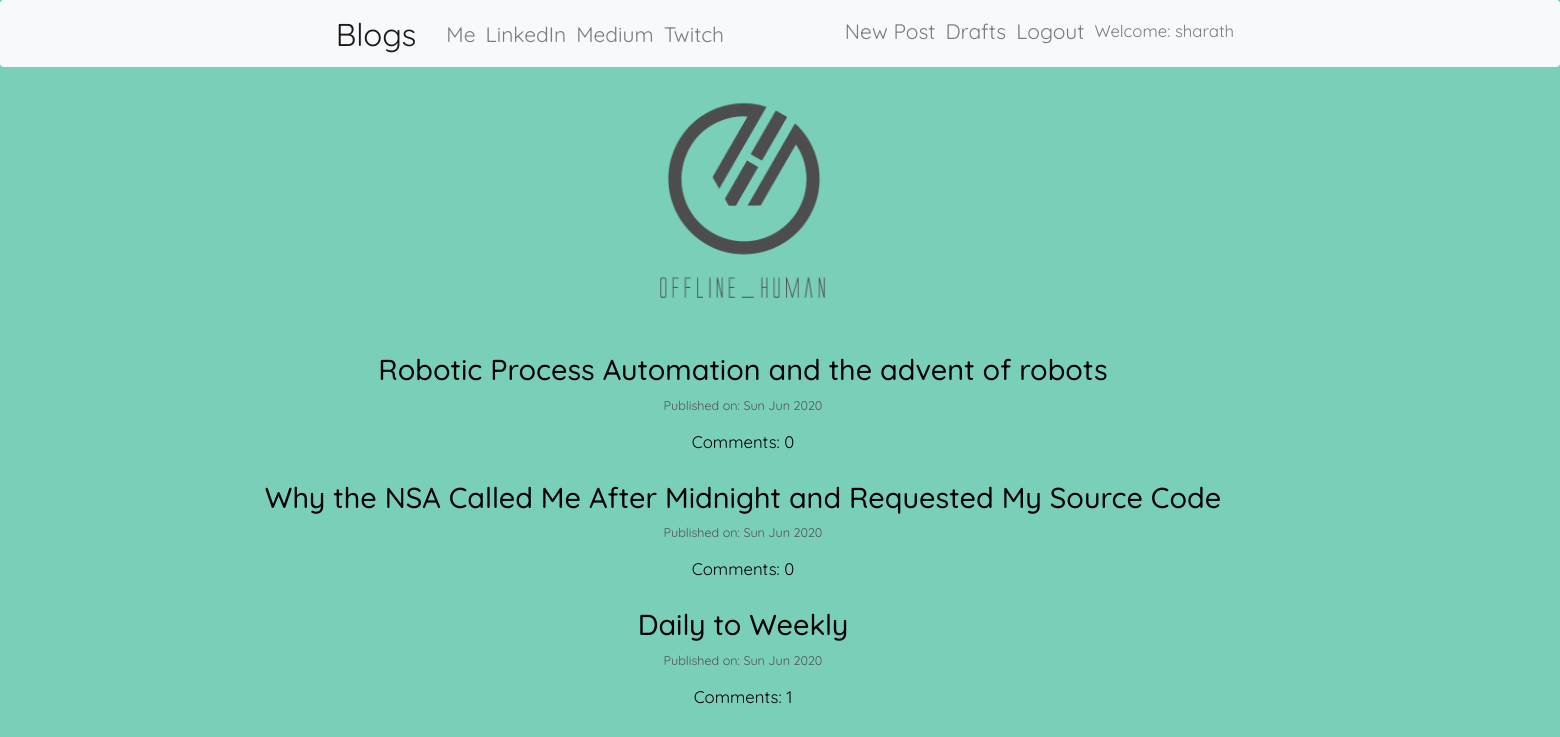
The app's page / (signed in) with its own data.
### blog/models.py (models this page shows, shortened)
class Post(models.Model):
    author = models.ForeignKey('auth.User',on_delete = models.CASCADE)
    title = models.CharField(max_length=200)
    text = models.TextField()
    create_date = models.DateTimeField(default=timezone.now)
    published_date = models.DateTimeField(blank=True,null=True)
    def approve_comments(self):
        return self.comments.filter(approved_comment=True)

### blog/views.py (the view)
# urls.py: url(r'^$',views.PostListView.as_view(),name='post_list'),
class PostListView(ListView):
    model = Post
    def get_queryset(self):
        return Post.objects.filter(published_date__lte=timezone.now()).order_by('-published_date')

### blog/templates/blog/post_list.html
{% extends 'blog/base.html' %}
{% block content %}
<div class="pos">
  <img src="static/images/Black-LogoPNG.png" alt="img" height="250" width="250" >
</div>
<div class="centerstage">
  {% for post in post_list %}
    <div class="post">
      <h1> <a id=myc href="{% url 'post_detail' pk=post.pk %}">{{post.title}}</a> </h1>
      <div class="date" id=myp>
        <p>Published on: {{post.published_date|date:"D M Y"}} </p>
      </div>
        <a id=myc href="{% url 'post_detail' pk=post.pk%}">Comments: {{post.approve_comments.count}}</a>
    </div>
  {% endfor %}
</div>
{% endblock %}

### blog/templates/blog/base.html (shortened to what this page needs)
<!DOCTYPE html>
{% load static %}
<html lang="en" dir="ltr">
  <head>
    <link rel="stylesheet" href="https://stackpath.bootstrapcdn.com/bootstrap/4.5.0/css/bootstrap.min.css">
      <link href="https://maxcdn.bootstrapcdn.com/font-awesome/4.7.0/css/font-awesome.min.css" rel="stylesheet">
      <link rel="stylesheet" href="https://maxcdn.bootstrapcdn.com/bootstrap/3.4.1/css/bootstrap.min.css">
      <link rel="stylesheet" href="//cdn.jsdelivr.net/medium-editor/latest/css/medium-editor.min.css" type="text/css" media="screen" charset="utf-8">
    <link rel="stylesheet" href="{% static 'css/blog.css' %}">
  </head>
  <body>
      <nav class="navbar navbar-expand-lg navbar-light bg-light techfont custom-navbar">
        <div class="container">
          <ul class="navbar-nav">
            <li>
              <a class="navbar-brand bigbrand" href="{% url 'post_list' %}">Blogs</a>
            </li>
            <li>
              <a class="nav-link" href="{% url 'about' %}">Me</a>
            </li>
            <li>
              <a class="nav-link" href="https://www.linkedin.com/in/sharathravi/">LinkedIn</a>
            </li>
            <li>
              <a class="nav-link" href="https://medium.com/@sharath.ravi">Medium</a>
            </li>
            <li>
              <a class="nav-link" href="https://www.twitch.tv/playbull007">Twitch</a>
            </li>
          </ul>
          <ul class="navbar-nav navbar-right">
            {% if user.is_authenticated %}
            <li>
              <a class="nav-link" href="{% url 'post_new' %}">New Post</a>
            </li>
            <li>
              <a class="nav-link" href="{% url 'post_draft_list' %}">Drafts</a>
            </li>
            <li>
              <a class="nav-link" href="{% url 'logout' %}">Logout</a>
            </li>
            <li>
              <a class="nav-link welcome">Welcome: {{user.username}}</a>
            </li>
              {% else %}
              <li>
                <a class="nav-link" href="{% url 'login' %}">
                  <span class='glyphicon glyphicon-sunglasses'></span>
                </a>
              </li>
            {% endif %}
          </ul>
      </div>
    </nav>
    <div class="content container techfont">
      <div class="rowo">
        <div class="col-md-8">
          <div class="blog_posts">
            {% block content %}
            {% endblock%}
          </div>
        </div>
      </div>
    </div>
</body>
</html>

### blog/static/css/blog.css (style rules this page uses)
#myc { color: #000000; font-size:0.8em; }
#myp { color: #525252; font-size:0.6em; }
.pos { text-align: center; }
.rowo { margin: auto; width: 140%; text-align: center; }
.techfont { font-family: 'Quicksand', sans-serif; font-size: 1.5em; margin-bottom: 10px; }
.bigbrand { font-size: 1.5em; }
.welcome { font-family: 'Quicksand', sans-serif; font-size: 0.8em; margin-bottom: 5px; }
.centerstage { margin-left: auto; margin-right: auto; margin-bottom: auto; background-color: ; }
body { background-color: #7acfb9; }

### records on screen
Post: title "Robotic Process Automation and the advent of robots", published_date "Sun Jun 2020", approve_comments.count "0"
Post: title "Why the NSA Called Me After Midnight and Requested My Source Code", published_date "Sun Jun 2020", approve_comments.count "0"
Post: title "Daily to Weekly", published_date "Sun Jun 2020", approve_comments.count "1"

### other values on screen
{{ user.username }} "sharath"
